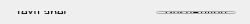
<?xml version="1.0" encoding="UTF-8"?>
<ui version="4.0">
 <class>TNSearchItemWidget</class>
 <widget class="QWidget" name="TNSearchItemWidget">
  <property name="geometry">
   <rect>
    <x>0</x>
    <y>0</y>
    <width>250</width>
    <height>24</height>
   </rect>
  </property>
  <property name="windowTitle">
   <string>TNSearchItemWidget</string>
  </property>
  <widget class="QWidget" name="horizontalLayoutWidget">
   <property name="geometry">
    <rect>
     <x>0</x>
     <y>0</y>
     <width>251</width>
     <height>25</height>
    </rect>
   </property>
   <layout class="QHBoxLayout" name="horizontalLayout">
    <property name="leftMargin">
     <number>15</number>
    </property>
    <property name="rightMargin">
     <number>15</number>
    </property>
    <item>
     <widget class="QLabel" name="searchLetterName">
      <property name="text">
       <string>TextLabel</string>
      </property>
     </widget>
    </item>
    <item>
     <spacer name="horizontalSpacer">
      <property name="orientation">
       <enum>Qt::Horizontal</enum>
      </property>
      <property name="sizeHint" stdset="0">
       <size>
        <width>68</width>
        <height>17</height>
       </size>
      </property>
     </spacer>
    </item>
    <item>
     <widget class="QPushButton" name="searchShowAllButton">
      <property name="text">
       <string>PushButton</string>
      </property>
      <property name="checkable">
       <bool>true</bool>
      </property>
     </widget>
    </item>
   </layout>
  </widget>
 </widget>
 <layoutdefault spacing="6" margin="11"/>
 <resources/>
 <connections/>
</ui>
